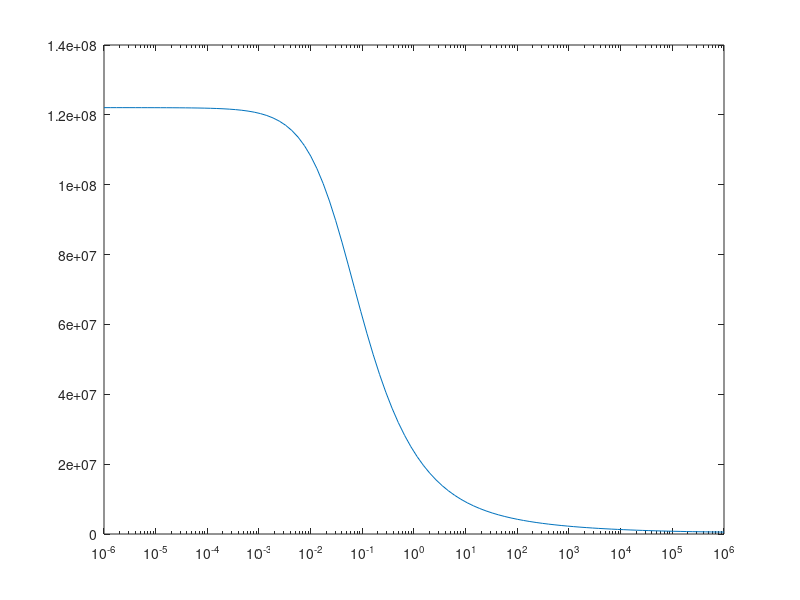

The MATLAB script that drew this image:
% Parameters
fs = 10e3; % Sampling frequency 10kHz
Ts = 1/fs; % Sampling time 100ns
omega_sync = 314.159; % synchronous speed 314.159rad/s (3000 rpm)
Ld = 0.8e-3; % d-axis inductance 0.8mH
Lq = 0.8e-3; % q-axis inductance 0.8mH
Rs = 45e-3; % stator resistance 45mΩ
psi_ro = 0.65; % Magnetic flux linkage 0.65Wb
Ir = 0.35; % Moment of inertia 0.35 kg.m^2
Br = 0.004; % Viscosity coefficient

Q = [100 0 0; 0 1 0; 0 0 30];
R = [0.8 0; 0 0.8];

tl_mean = 0; % load torque mean

omegass = omega_sync;
idss = 0;
iqss = 2*(Br*omegass + tl_mean)/(3*psi_ro);
vdss = - Lq * omegass * iqss;
vqss = omegass * psi_ro + Rs * iqss;

A = [(1 - Ts*Rs/Ld), (Ts*Lq*omegass/Ld), Ts*iqss; -(Ts*Ld*omegass/Lq), (1 - Ts*Rs/Lq), -Ts*(psi_ro/Lq + idss); 0, 1.5*Ts*psi_ro/Ir, (1 - Ts*Br/Ir)];
B = [Ts/Ld, 0; 0, Ts/Lq; 0, 0];

wbar = [0; 0; 0]; % noise mean

% for Gaussian with stddev = 1
% tl_sd = 1;
% M3 = [0; 0; 0];
% m4 = 1800;
% for exponential with gamma = 1 (shifted to be zero-mean)
% tl_sd = 1;
% M3 = [0; 0; 60];
% m4 = 7200;
% for uniform from -1 to 1
tl_sd = sqrt(1/3);
M3 = [0; 0; 0];
m4 = 80;
% for pareto with alpha = 5 (shifted to be zero-mean)
% tl_sd = sqrt(5/48);
% M3 = [0; 0; 4.6875];
% m4 = 710.9375;

W = [0, 0, 0; 0, 0, 0; 0, 0, tl_sd^2]; % noise covariance

num_states = 1000; % control sequence length

% Gaussian: -3, 1
mu_array = logspace(-6,6,100);
epsilon_array = zeros(1,100);
for mu_count = 1:100
    mu = mu_array(mu_count);
    Q_mu = Q + 4*mu*Q*W*Q;

    V = zeros(3,3,num_states);
    K = zeros(2,3,num_states);
    S = zeros(3,3,num_states);
    T = zeros(3,3,num_states);
    l = zeros(2,num_states);
    h = zeros(2,num_states);

    V(:,:,num_states) = Q_mu;
    S(:,:,num_states) = Q;

    for n = num_states-1:-1:1
        Vt = V(:,:,n+1);
        St = S(:,:,n+1);
        Tt = T(:,:,n+1);
        temp = inv(B'*Vt*B+R);
        V(:,:,n) = A'*Vt*A + Q_mu - A'*Vt*B*temp*B'*Vt*A;
        K(:,:,n) = -temp*B'*Vt*A;
        S(:,:,n) = (A+B*K(:,:,n))'*St+Q;
        T(:,:,n) = (A+B*K(:,:,n))'*(Tt+Vt);
        l(:,n) = -2*mu*temp*B'*St*M3;
        h(:,n) = -temp*B'*(Tt+Vt)*wbar;
    end

    P = zeros(3,3,num_states);
    z = zeros(3,num_states);
    r = zeros(1,num_states);

    P(:,:,num_states) = 4*Q*W*Q;
    z(:,num_states) = 4*M3'*Q;

    for n = num_states-1:-1:1
        Pt = P(:,:,n+1);
        zt = z(:,n+1);
        temp1 = A + B*K(:,:,n);
        temp2 = (B*l(:,n) + B*h(:,n) + wbar);
        P(:,:,n) = temp1'*Pt*temp1 + 4*Q*W*Q;
        z(:,n) = temp1'*zt + 4*Q*M3 + 2*temp1'*Pt*temp2;
        r(n) = r(n+1) + trace(Pt*W) + zt'*temp2 + temp2'*Pt*temp2;
    end

    w = randn(1,num_states) * tl_sd;
    x = zeros(3,num_states);
    u = zeros(2,num_states);

    epsilon_bar = x(:,1)'*P(:,:,1)*x(:,1) + z(:,1)'*x(:,1) + r(1);
    epsilon = epsilon_bar + num_states*m4 - 4*num_states*trace(Q'*W'*W*Q);
    epsilon_array(mu_count) = epsilon;

    for n = 1:num_states-1
        u(:,n) = K(:,:,n)*x(:,n) + l(:,n) + h(:,n);
        x(:,n+1) = A*x(:,n) + B*u(:,n) + w(:,n);
    end
end
figure
semilogx(mu_array,epsilon_array)